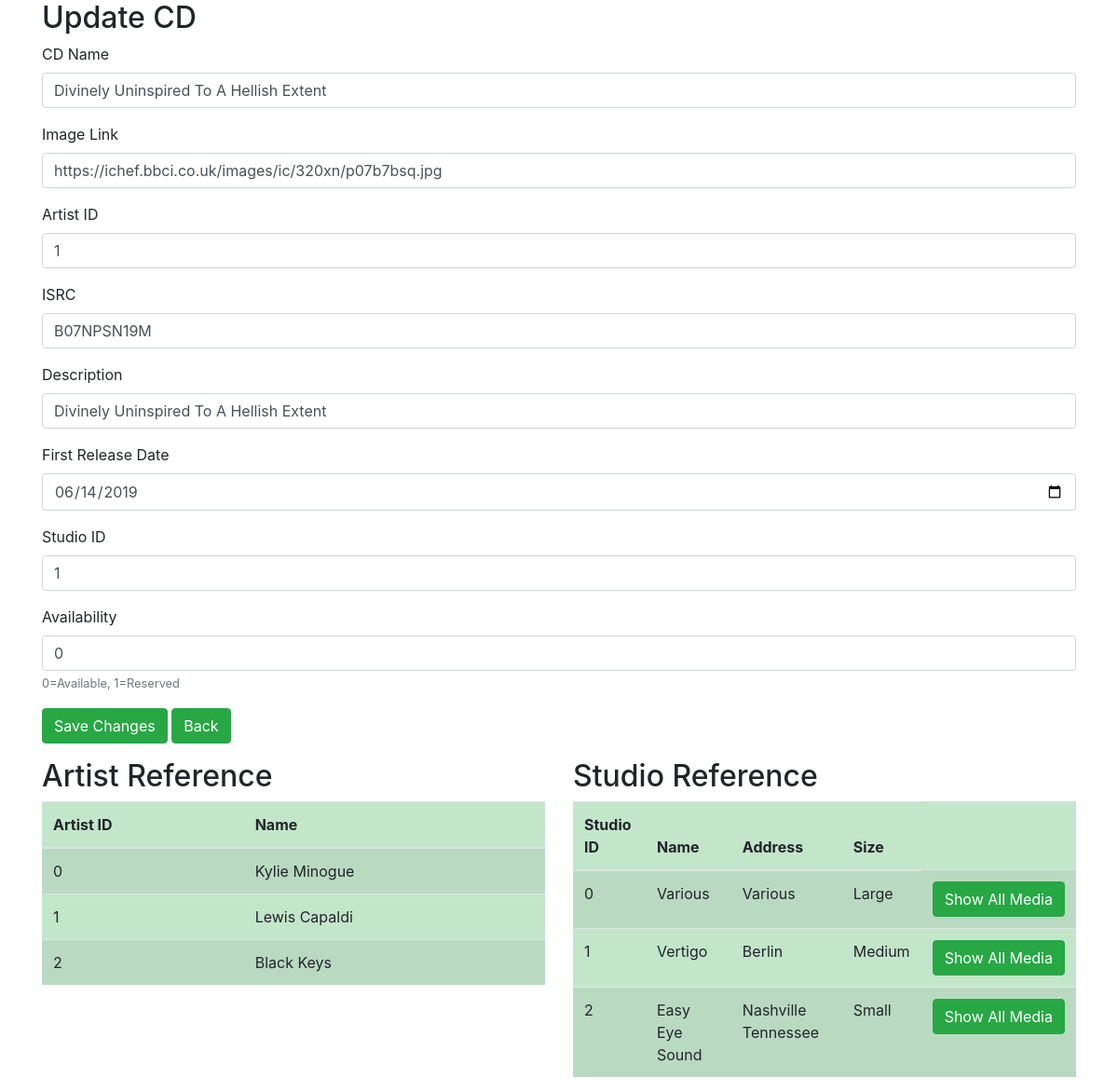
The page /cd_update.php?cd_id=1 on the database its author committed.
### tables this page shows
CREATE TABLE `cd` (
  `cd_id` smallint(6) NOT NULL,
  `title` varchar(100) NOT NULL,
  `img` varchar(100) NOT NULL,
  `artist_id` smallint(6) NOT NULL,
  `ISRC` varchar(12) NOT NULL,
  `description` varchar(500) NOT NULL,
  `release_date` date NOT NULL,
  `studio_id` smallint(6) NOT NULL,
  `status` smallint(1) NOT NULL DEFAULT 0
);

CREATE TABLE `artist` (
  `artist_id` smallint(6) NOT NULL,
  `artist_name` varchar(50) NOT NULL
);

CREATE TABLE `record_studio` (
  `record_studio_id` smallint(6) NOT NULL,
  `studio_name` varchar(50) NOT NULL,
  `studio_address` varchar(100) NOT NULL,
  `studio_size` varchar(10) NOT NULL
);

### cd_update.php (the view, shortened to what this page needs)
<?php
require_once 'actions/db_connect.php';
if ($_GET['cd_id']) {
   $id = $_GET['cd_id'];
   $sql = "SELECT * FROM cd WHERE cd_id =
   $id" ;
   $result = $connect->query($sql);
   $data = $result->fetch_assoc();
?>
<!DOCTYPE html>
<html>
<head>
   <link rel="stylesheet" href="https://maxcdn.bootstrapcdn.com/bootstrap/4.0.0/css/bootstrap.min.css">
</head>
<body>
<div class='container'>
   <h2>Update CD</h2>
   <form action="actions/cd_a_update.php"  method="post">
       <div class="form-group">
               <label>CD Name</label>
               <input class="form-control" type="text" name="title"  placeholder="CD Name" value="<?php echo $data['title'] ?>"  />
           </div>
           <div class="form-group">
               <label>Image Link</label>
               <input class="form-control" type="text" name= "img" placeholder="URL" value ="<?php echo $data['img'] ?>" />
           </div>
           <div class="form-group">
               <label>Artist ID</label>
               <input class="form-control" type="text"  name="artist_id" placeholder ="See reference below" value= "<?php echo $data['artist_id'] ?>" />
               </div>
            <div class="form-group">
               <label>ISRC</label>
               <input class="form-control" type="text"  name="ISRC" placeholder ="ISRC" value= "<?php echo $data['ISRC'] ?>" />
           </div>
           <div class="form-group">
               <label>Description</label>
               <input class="form-control" type="text"  name="description" placeholder ="Description" value= "<?php echo $data['description'] ?>" />
          </div>
          <div class="form-group">
               <label>First Release Date</label>
               <input class="form-control" type="date"  name="release_date" placeholder ="00-00-0000" value= "<?php echo $data['release_date'] ?>" />
          </div>
          <div class="form-group">
               <label>Studio ID</label>
               <input class="form-control" type="text"  name="studio_id" placeholder ="See reference below" value= "<?php echo $data['studio_id'] ?>" />
          </div>
           <div class="form-group">
               <label>Availability</label>
               <input class="form-control" type="text"  name="status" placeholder ="Status" value= "<?php echo $data['status'] ?>" />
               <small id="statusHelp" class="form-text text-muted">0=Available, 1=Reserved</small>
             </div>
           <div class="form-group">
               <button  type= "submit" class="btn btn-success">Save Changes</button>
               <a  href= "index.php"><button  type="button" class="btn btn-success">Back</button ></a>
             </div>
   </form>
</div>
<div class="container">
  <div class="row">
    <div class="col">
<table class="table table-striped table-success">
    <h2>Artist Reference</h2>
       <thead>
               <th>Artist ID</th>
               <th>Name</th>
       </thead>
       <tbody>
        <?php
           $sql = "SELECT * from artist";
          $result = $connect->query($sql);
                      if($result->num_rows > 0) {
                while($row = $result->fetch_assoc()) {
                   echo  "<tr>
                       <td>" .$row['artist_id']."</td>
                       <td>" .$row['artist_name']."</td>
                   </tr>" ;
               }
           } else  {
               echo  "<td colspan='5'><center>No Data Avaliable</center></td></tr>";
           }
            ?>
       </tbody>
   </table>
</div>
 <div class="col">
<table class="table table-striped table-success">
    <h2>Studio Reference</h2>
       <thead>
               <th>Studio ID</th>
               <th>Name</th>
               <th>Address</th>
               <th>Size</th>
       </thead>
       <tbody>
        <?php
           $sql = "SELECT * from record_studio";
          $result = $connect->query($sql);
            if($result->num_rows > 0) {
                while($row = $result->fetch_assoc()) {
                   echo  "<tr>
                       <td>" .$row['record_studio_id']."</td>
                       <td>" .$row['studio_name']."</td>
                       <td>" .$row['studio_address']."</td>
                       <td>" .$row['studio_size']."</td>
                       <td>
                           <a href='cdplist.php?record_studio_id=" .$row['record_studio_id']."'><button type='button' class='btn btn-success'>Show All Media</button></a>
                       </td>
                   </tr>" ;
               }
           } else  {
               echo  "<td colspan='5'><center>No Data Avaliable</center></td></tr>";
           }
            ?>
       </tbody>
   </table>
</div>
</div>
</div>
</body >
</html >
<?php
}
?>

### rows shown on the page
cd: title "Divinely Uninspired To A Hellish Extent", img "https://ichef.bbci.co.uk/images/ic/320xn/p07b7bsq.jpg", artist_id "1", ISRC "B07NPSN19M", description "Divinely Uninspired To A Hellish Extent", release_date "06/14/2019", studio_id "1", status "0"
artist: artist_id "0", artist_name "Kylie Minogue"
artist: artist_id "1", artist_name "Lewis Capaldi"
artist: artist_id "2", artist_name "Black Keys"
record_studio: record_studio_id "0", studio_name "Various", studio_address "Various", studio_size "Large"
record_studio: record_studio_id "1", studio_name "Vertigo", studio_address "Berlin", studio_size "Medium"
record_studio: record_studio_id "2", studio_name "Easy Eye Sound", studio_address "Nashville Tennessee", studio_size "Small"
